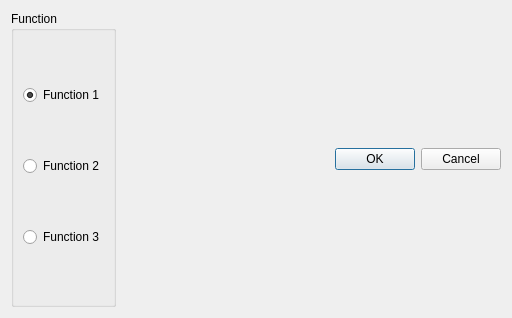
<?xml version="1.0" encoding="UTF-8"?>
<ui version="4.0">
 <class>DialogFunc</class>
 <widget class="QDialog" name="DialogFunc">
  <property name="geometry">
   <rect>
    <x>0</x>
    <y>0</y>
    <width>512</width>
    <height>318</height>
   </rect>
  </property>
  <property name="windowTitle">
   <string>Dialog</string>
  </property>
  <layout class="QHBoxLayout" name="horizontalLayout">
   <item>
    <widget class="QGroupBox" name="groupBox">
     <property name="title">
      <string>Function</string>
     </property>
     <layout class="QVBoxLayout" name="verticalLayout">
      <item>
       <widget class="QRadioButton" name="radioButton">
        <property name="text">
         <string>Function 1</string>
        </property>
        <property name="checked">
         <bool>true</bool>
        </property>
       </widget>
      </item>
      <item>
       <widget class="QRadioButton" name="radioButton_2">
        <property name="text">
         <string>Function 2</string>
        </property>
       </widget>
      </item>
      <item>
       <widget class="QRadioButton" name="radioButton_3">
        <property name="text">
         <string>Function 3</string>
        </property>
       </widget>
      </item>
     </layout>
    </widget>
   </item>
   <item>
    <widget class="QDialogButtonBox" name="buttonBox">
     <property name="orientation">
      <enum>Qt::Horizontal</enum>
     </property>
     <property name="standardButtons">
      <set>QDialogButtonBox::Cancel|QDialogButtonBox::Ok</set>
     </property>
    </widget>
   </item>
  </layout>
 </widget>
 <resources/>
 <connections>
  <connection>
   <sender>buttonBox</sender>
   <signal>accepted()</signal>
   <receiver>DialogFunc</receiver>
   <slot>accept()</slot>
   <hints>
    <hint type="sourcelabel">
     <x>248</x>
     <y>254</y>
    </hint>
    <hint type="destinationlabel">
     <x>157</x>
     <y>274</y>
    </hint>
   </hints>
  </connection>
  <connection>
   <sender>buttonBox</sender>
   <signal>rejected()</signal>
   <receiver>DialogFunc</receiver>
   <slot>reject()</slot>
   <hints>
    <hint type="sourcelabel">
     <x>316</x>
     <y>260</y>
    </hint>
    <hint type="destinationlabel">
     <x>286</x>
     <y>274</y>
    </hint>
   </hints>
  </connection>
 </connections>
</ui>
